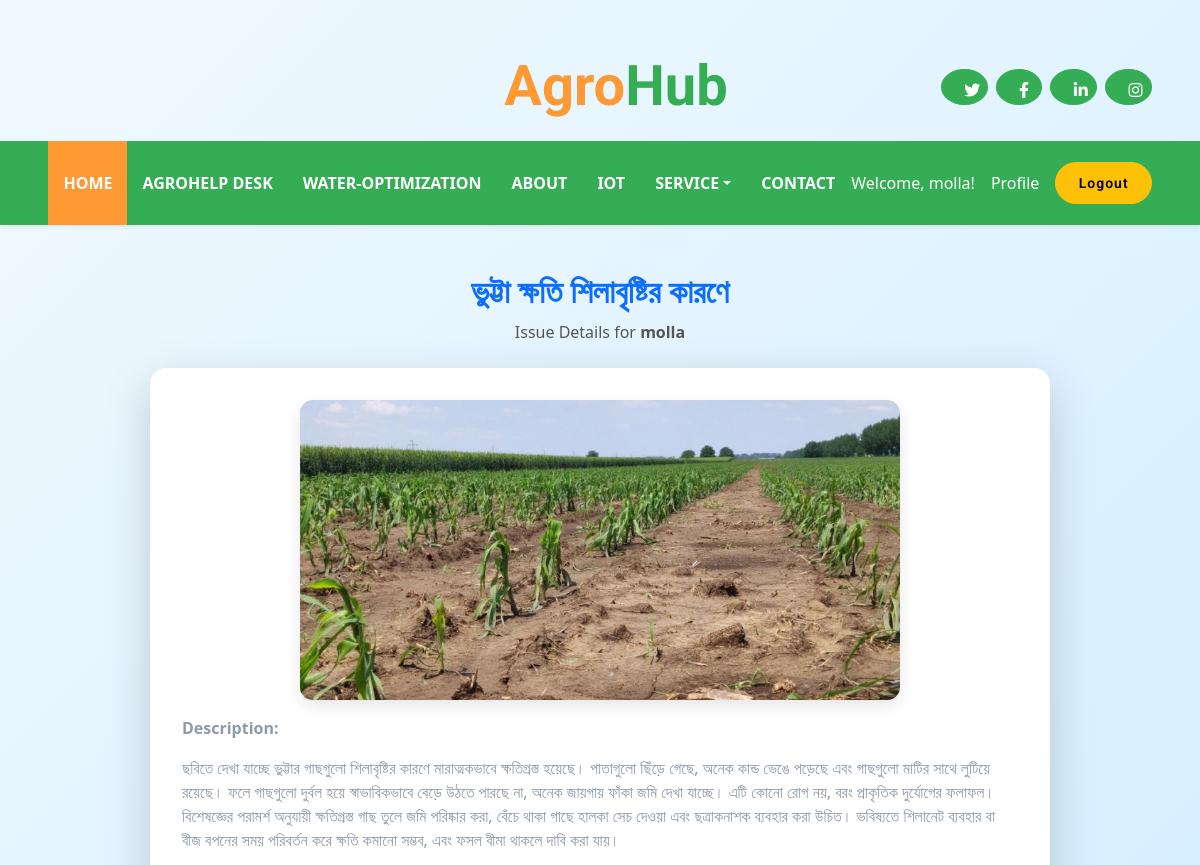
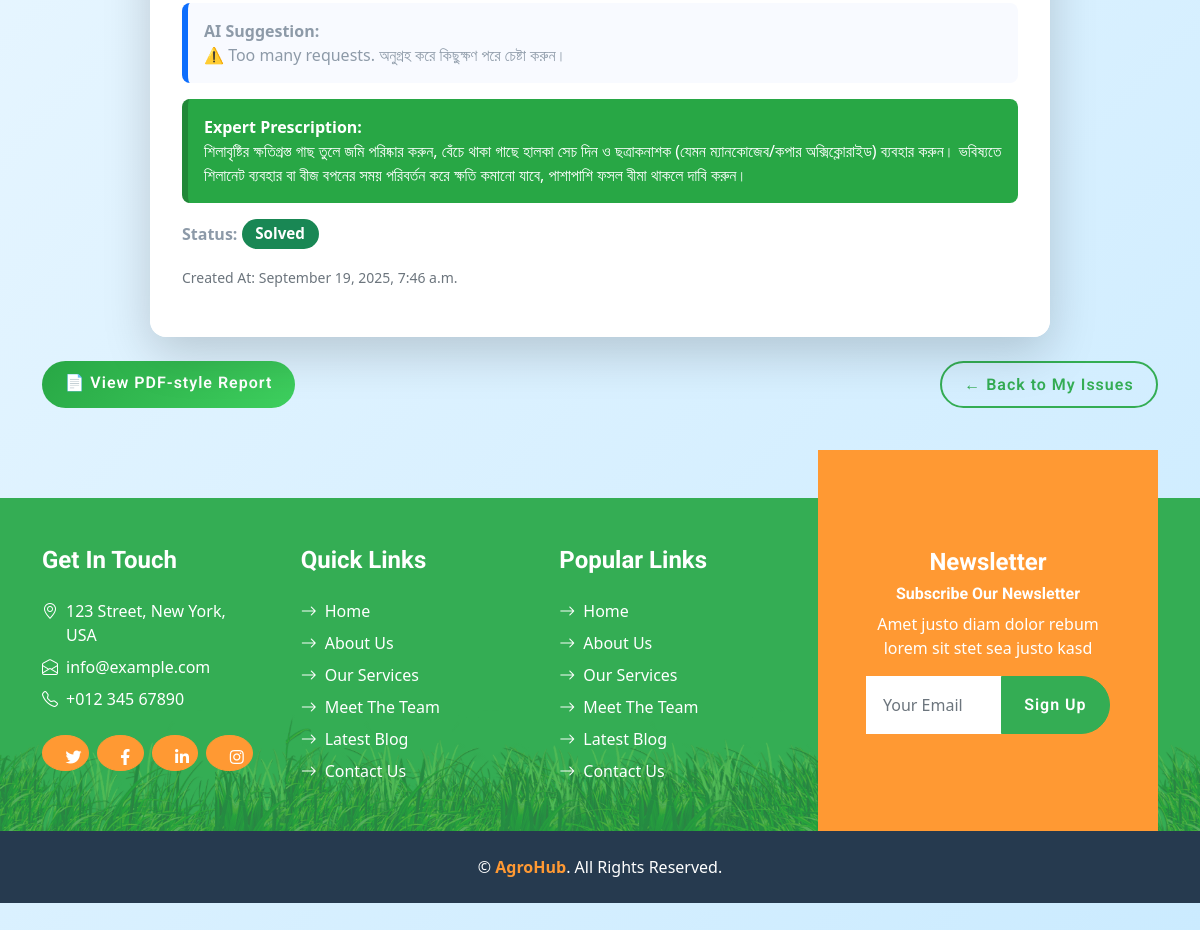
Screenshot of /Agro-Rx/my-issues/11/ (signed in) with the database file from the repository (2 pictures, top to bottom).
### AgroRx/models.py (models this page shows, shortened)
class Issue(models.Model):
    farmer = models.ForeignKey(User, on_delete=models.CASCADE, related_name="issues")
    title = models.CharField(max_length=200)
    description = models.TextField(blank=True)
    image = models.ImageField(upload_to="issues/images/")
    created_at = models.DateTimeField(auto_now_add=True)
    ai_suggestion = models.TextField(blank=True, null=True)
    expert_prescription = models.TextField(blank=True, null=True)
    status = models.CharField(max_length=30, default="pending")

### AgroRx/views.py (the view)
# urls.py: path('my-issues/<int:pk>/', views.my_issue_detail, name='my_issue_detail'),
@login_required
def my_issue_detail(request, pk):
    issue = get_object_or_404(Issue, pk=pk, farmer=request.user)
    return render(request, 'issues/my_issue_detail.html', {'issue': issue})

### AgroRx/templates/issues/my_issue_detail.html (shortened to what this page needs)
{% extends 'based.html' %} {% load static %} {% block body %}
<!DOCTYPE html>
<html lang="en">
<head>
</head>
<body>
<div class="container my-5">
    <div class="text-center mb-4 page-header">
        <h2>{{ issue.title }}</h2>
        <p>Issue Details for <strong>{{ issue.farmer.username }}</strong></p>
    </div>
    <div class="card shadow-lg issue-card
        {% if issue.status == 'solved' %} border-success
        {% elif issue.status == 'pending' %} border-danger
        {% else %} border-warning {% endif %}">
        <div class="card-body">
            {% if issue.image %}
                <div class="text-center mb-3">
                    <img src="{{ issue.image.url }}" alt="{{ issue.title }}" class="img-fluid" style="max-height:300px;">
                </div>
            {% endif %}
            <p><strong>Description:</strong></p>
            <p class="mb-3">{{ issue.description|default:"No description provided." }}</p>
            <div class="ai-box {% if issue.ai_suggestion %} bg-light {% else %} bg-secondary text-white {% endif %}">
                <strong>AI Suggestion:</strong><br>
                {{ issue.ai_suggestion|default:"No AI suggestion yet." }}
            </div>
            <div class="expert-box {% if issue.expert_prescription %} bg-success {% else %} bg-warning-subtle {% endif %}">
                <strong>Expert Prescription:</strong><br>
                {{ issue.expert_prescription|default:"No prescription yet." }}
            </div>
            <p>
                <strong>Status:</strong>
                <span class="badge
                    {% if issue.status == 'solved' %} bg-success
                    {% elif issue.status == 'pending' %} bg-danger
                    {% else %} bg-warning {% endif %}">
                    {{ issue.status|title }}
                </span>
            </p>
            <p class="text-muted"><small>
                Created At: {{ issue.created_at|date:"F j, Y, g:i a" }}
            </small></p>
        </div>
    </div>
    <div class="mt-4 d-flex justify-content-between">
        <a href="{% url 'AgroRx:issue_pdf_view' issue.pk %}" class="btn btn-success">
            📄 View PDF-style Report
        </a>
        <a href="{% url 'AgroRx:my_issues' %}" class="btn btn-outline-primary">
            ← Back to My Issues
        </a>
    </div>
</div>
{% endblock %}

### templates/based.html (shortened to what this page needs)
<!DOCTYPE html>
<html lang="en">
  {% load static %}
  <head>
    <link
      href="https://cdnjs.cloudflare.com/ajax/libs/font-awesome/5.15.0/css/all.min.css"
      rel="stylesheet"
    />
    <link
      href="https://cdn.jsdelivr.net/npm/bootstrap-icons@1.4.1/font/bootstrap-icons.css"
      rel="stylesheet"
    />
    <link
      href="{% static 'lib/owlcarousel/assets/owl.carousel.min.css' %}"
      rel="stylesheet"
    />
    <link href="{% static 'css/bootstrap.min.css' %}" rel="stylesheet" />
    <link href="{% static '/css/style.css' %}" rel="stylesheet" />
  </head>
  <body>
    <div class="container-fluid px-5 d-none d-lg-block">
      <div class="row gx-5 py-3 align-items-center">
        <div class="col-lg-6">
          <div class="d-flex align-items-center justify-content-center">
            <a href="index.html" class="navbar-brand ms-lg-5">
              <h1 class="m-0 display-4 text-primary">
                <span class="text-secondary">Agro</span>Hub
              </h1>
            </a>
          </div>
        </div>
        <div class="col-lg-3">
          <div class="d-flex align-items-center justify-content-end">
            <a class="btn btn-primary btn-square rounded-circle me-2" href="#"
              ><i class="fab fa-twitter"></i
            ></a>
            <a class="btn btn-primary btn-square rounded-circle me-2" href="#"
              ><i class="fab fa-facebook-f"></i
            ></a>
            <a class="btn btn-primary btn-square rounded-circle me-2" href="#"
              ><i class="fab fa-linkedin-in"></i
            ></a>
            <a class="btn btn-primary btn-square rounded-circle" href="#"
              ><i class="fab fa-instagram"></i
            ></a>
          </div>
        </div>
      </div>
    </div>
    <nav
      class="navbar navbar-expand-lg bg-primary navbar-dark shadow-sm py-3 py-lg-0 px-3 px-lg-5"
    >
      <div class="collapse navbar-collapse" id="navbarCollapse">
        <div class="navbar-nav mx-auto py-0">
          <a href="{% url 'index' %}" class="nav-item nav-link active">Home</a>
           <a href="{% url 'AgroRx:report_issue' %}" class="nav-item nav-link">AgroHelp Desk</a>
          <a href="{% url 'irrigation' %}" class="nav-item nav-link">Water-Optimization</a>
          <a href="{% url 'about' %}" class="nav-item nav-link">About</a>
          <a href="{% url 'iot' %}" class="nav-item nav-link">IoT</a>
          <div class="nav-item dropdown">
            <a
              href="#"
              class="nav-link dropdown-toggle"
              data-bs-toggle="dropdown"
              >Service</a
            >
          </div>
          <a href="#" class="nav-item nav-link">Contact</a>
        </div>
        {% if user.is_authenticated %}
        <div class="ms-auto d-flex align-items-center">
          <p class="text-white mb-0 me-3">Welcome, {{ user.username }}!</p>
          <a class="text-white mb-0 me-3" href="{% url 'users-profile' %}" class="nav-item nav-link">Profile</a>
          <form method="POST" action="{% url 'logout' %}">
            <button type="submit" class="btn btn-warning btn-sm">Logout</button>
          </form>
        </div>
        {% endif %}
      </div>
    </nav>
    {% block body %}
    {% endblock %}
    <div class="container-fluid bg-footer bg-primary text-white mt-5">
      <div class="container">
        <div class="row gx-5">
          <div class="col-lg-8 col-md-6">
            <div class="row gx-5">
              <div class="col-lg-4 col-md-12 pt-5 mb-5">
                <h4 class="text-white mb-4">Get In Touch</h4>
                <div class="d-flex mb-2">
                  <i class="bi bi-geo-alt text-white me-2"></i>
                  <p class="text-white mb-0">123 Street, New York, USA</p>
                </div>
                <div class="d-flex mb-2">
                  <i class="bi bi-envelope-open text-white me-2"></i>
                  <p class="text-white mb-0">info@example.com</p>
                </div>
                <div class="d-flex mb-2">
                  <i class="bi bi-telephone text-white me-2"></i>
                  <p class="text-white mb-0">+012 345 67890</p>
                </div>
                <div class="d-flex mt-4">
                  <a
                    class="btn btn-secondary btn-square rounded-circle me-2"
                    href="#"
                    ><i class="fab fa-twitter"></i
                  ></a>
                  <a
                    class="btn btn-secondary btn-square rounded-circle me-2"
                    href="#"
                    ><i class="fab fa-facebook-f"></i
                  ></a>
                  <a
                    class="btn btn-secondary btn-square rounded-circle me-2"
                    href="#"
                    ><i class="fab fa-linkedin-in"></i
                  ></a>
                  <a
                    class="btn btn-secondary btn-square rounded-circle"
                    href="#"
                    ><i class="fab fa-instagram"></i
                  ></a>
                </div>
              </div>
              <div class="col-lg-4 col-md-12 pt-0 pt-lg-5 mb-5">
                <h4 class="text-white mb-4">Quick Links</h4>
                <div class="d-flex flex-column justify-content-start">
                  <a class="text-white mb-2" href="#"
                    ><i class="bi bi-arrow-right text-white me-2"></i>Home</a
                  >
                  <a class="text-white mb-2" href="#"
                    ><i class="bi bi-arrow-right text-white me-2"></i>About
                    Us</a
                  >
                  <a class="text-white mb-2" href="#"
                    ><i class="bi bi-arrow-right text-white me-2"></i>Our
                    Services</a
                  >
                  <a class="text-white mb-2" href="#"
                    ><i class="bi bi-arrow-right text-white me-2"></i>Meet The
                    Team</a
                  >
                  <a class="text-white mb-2" href="#"
                    ><i class="bi bi-arrow-right text-white me-2"></i>Latest
                    Blog</a
                  >
                  <a class="text-white" href="#"
                    ><i class="bi bi-arrow-right text-white me-2"></i>Contact
                    Us</a
                  >
                </div>
              </div>
              <div class="col-lg-4 col-md-12 pt-0 pt-lg-5 mb-5">
                <h4 class="text-white mb-4">Popular Links</h4>
                <div class="d-flex flex-column justify-content-start">
                  <a class="text-white mb-2" href="#"
                    ><i class="bi bi-arrow-right text-white me-2"></i>Home</a
                  >
                  <a class="text-white mb-2" href="#"
                    ><i class="bi bi-arrow-right text-white me-2"></i>About
                    Us</a
                  >
                  <a class="text-white mb-2" href="#"
                    ><i class="bi bi-arrow-right text-white me-2"></i>Our
                    Services</a
                  >
                  <a class="text-white mb-2" href="#"
                    ><i class="bi bi-arrow-right text-white me-2"></i>Meet The
                    Team</a
                  >
                  <a class="text-white mb-2" href="#"
                    ><i class="bi bi-arrow-right text-white me-2"></i>Latest
                    Blog</a
                  >
                  <a class="text-white" href="#"
                    ><i class="bi bi-arrow-right text-white me-2"></i>Contact
                    Us</a
                  >
                </div>
              </div>
            </div>
          </div>
          <div class="col-lg-4 col-md-6 mt-lg-n5">
            <div
              class="d-flex flex-column align-items-center justify-content-center text-center h-100 bg-secondary p-5"
            >
              <h4 class="text-white">Newsletter</h4>
              <h6 class="text-white">Subscribe Our Newsletter</h6>
              <p>Amet justo diam dolor rebum lorem sit stet sea justo kasd</p>
              <form action="">
                <div class="input-group">
                  <input
                    type="text"
                    class="form-control border-white p-3"
                    placeholder="Your Email"
                  />
                  <button class="btn btn-primary">Sign Up</button>
                </div>
              </form>
            </div>
          </div>
        </div>
      </div>
    </div>
    <div class="container-fluid bg-dark text-white py-4">
      <div class="container text-center">
        <p class="mb-0">
          &copy; <a class="text-secondary fw-bold" href="#">AgroHub</a>. All
          Rights Reserved.
        </p>
      </div>
    </div>
  </body>
</html>

### static/css/style.css (style rules this page uses)
:root { --primary: #34AD54; --secondary: #FF9933; --light: #F6FFF2; --dark: #263A4F; }
.btn { font-family: 'Roboto', sans-serif; letter-spacing: 1px; font-weight: 700; transition: .5s; }
.btn-primary, .btn-secondary { color: #FFFFFF; }
.btn-square { width: 36px; height: 36px; }
.btn-square, .btn-sm-square, .btn-lg-square { padding-left: 0; padding-right: 0; text-align: center; }
.navbar-dark .navbar-nav .nav-link { padding: 30px 15px; font-size: 16px; font-weight: 600; color: #FFFFFF; text-transform: uppercase; transition: .5s; }
.navbar-dark .navbar-nav .nav-link:hover, .navbar-dark .navbar-nav .nav-link.active { background: var(--secondary); }
.bg-footer { background: linear-gradient(rgba(52, 173, 84, .7), rgba(52, 173, 84, .7)), url(../img/footer.png) center bottom no-repeat; background-size: contain; }
@media (min-width: 991.98px) { .bg-footer { margin-top: 90px !important; } }

### AgroRx/templates/issues/my_issue_detail.html (style rules this page uses)
body { font-family: 'Segoe UI', Tahoma, Geneva, Verdana, sans-serif; background: linear-gradient(135deg, #f0f9ff, #cbebff); min-height: 100vh; padding: 2rem 0; }
.page-header h2 { font-weight: 700; color: #0d6efd; }
.page-header p { color: #555; }
.issue-card { max-width: 900px; margin: auto; border: none; border-radius: 1rem; overflow: hidden; transition: transform 0.3s ease, box-shadow 0.3s ease; }
.issue-card .card-body { background: #fff; padding: 2rem; border-radius: 1rem; }
.issue-card img { border-radius: 0.8rem; box-shadow: 0 6px 15px rgba(0,0,0,0.1); }
.ai-box, .expert-box { border-left: 6px solid transparent; padding: 1rem; border-radius: 0.5rem; transition: all 0.3s ease; margin-bottom: 1rem; }
.ai-box.bg-light { background: #f8faff !important; border-left-color: #0d6efd; }
.expert-box.bg-success { background: #28a745 !important; color: #fff; border-left-color: #218838; }
.badge { font-size: 0.95rem; padding: 0.5em 0.9em; border-radius: 50px; }
.btn { border-radius: 50px; padding: 0.6rem 1.4rem; font-weight: 600; transition: all 0.3s ease; }
.btn-success { background: linear-gradient(135deg, #28a745, #3ecf5e); border: none; }
.btn-outline-primary { border-width: 2px; }

### rows the page displays
Issue: title "ভুট্টা ক্ষতি শিলাবৃষ্টির কারণে", farmer.username "molla", image (picture), description "ছবিতে দেখা যাচ্ছে ভুট্টার গাছগুলো শিলাবৃষ্টির কারণে মারাত্মকভাবে ক্ষতিগ্রস্ত হয়েছে। পাতাগুলো ছিঁড়ে গেছে, অনেক কান্ড ভেঙে পড়েছে এবং গাছগুলো মাটির সাথে লুটিয়ে রয়েছে। ফলে গাছগুলো দুর্বল হয়ে স্বাভাবিকভাবে বেড়ে উঠতে পারছে না, অনেক জায়গায় ফাঁকা জমি দেখা যাচ্ছে। এটি কোনো রোগ নয়, বরং প্রাকৃতিক দুর্যোগের ফলাফল। বিশেষজ্ঞের পরামর্শ অনুযায়ী ক্ষতিগ্রস্ত গাছ তুলে জমি পরিষ্কার করা, বেঁচে থাকা গাছে হালকা সেচ দেওয়া এবং ছত্রাকনাশক ব্যবহার করা উচিত। ভবিষ্যতে শিলানেট ব্যবহার বা বীজ বপনের সময় পরিবর্তন করে ক্ষতি কমানো সম্ভব, এবং ফসল বীমা থাকলে দাবি করা যায়।", ai_suggestion "⚠️ Too many requests. অনুগ্রহ করে কিছুক্ষণ পরে চেষ্টা করুন।", expert_prescription "শিলাবৃষ্টির ক্ষতিগ্রস্ত গাছ তুলে জমি পরিষ্কার করুন, বেঁচে থাকা গাছে হালকা সেচ দিন ও ছত্রাকনাশক (যেমন ম্যানকোজেব/কপার অক্সিক্লোরাইড) ব্যবহার করুন। ভবিষ্যতে শিলানেট ব্যবহার বা বীজ বপনের সময় পরিবর্তন করে ক্ষতি কমানো যাবে, পাশাপাশি ফসল বীমা থাকলে দাবি করুন।", status "Solved", created_at "September 19, 2025, 7:46 a.m."

### other values shown
{{ user.username }} "molla"
